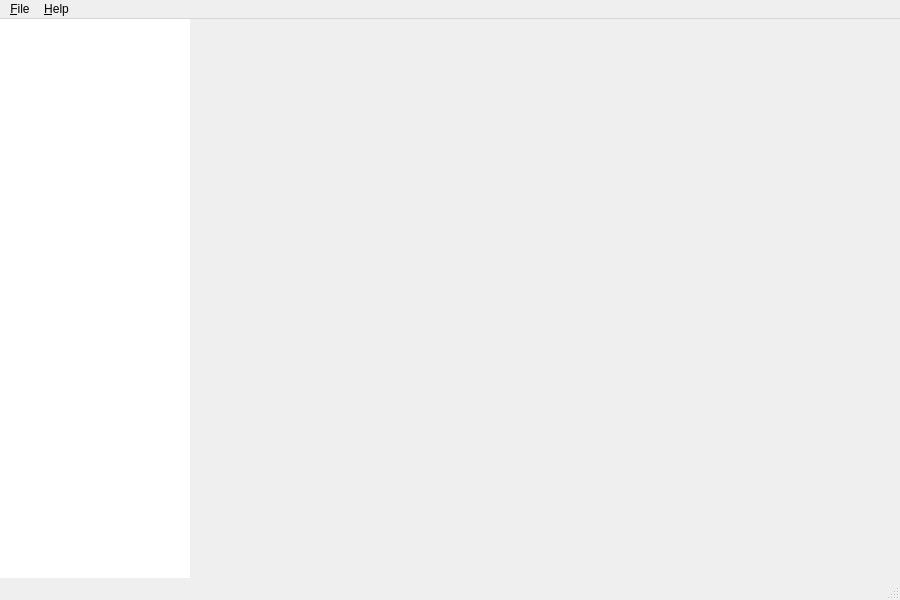
<?xml version="1.0" encoding="UTF-8"?>
<ui version="4.0">
 <class>MainWindow</class>
 <widget class="QMainWindow" name="MainWindow">
  <property name="geometry">
   <rect>
    <x>0</x>
    <y>0</y>
    <width>900</width>
    <height>600</height>
   </rect>
  </property>
  <widget class="QWidget" name="central">
   <layout class="QHBoxLayout" name="central_layout">
    <property name="spacing">
     <number>0</number>
    </property>
    <property name="leftMargin">
     <number>0</number>
    </property>
    <property name="topMargin">
     <number>0</number>
    </property>
    <property name="rightMargin">
     <number>0</number>
    </property>
    <property name="bottomMargin">
     <number>0</number>
    </property>
    <item>
     <widget class="QListWidget" name="navigation">
      <property name="minimumSize">
       <size>
        <width>190</width>
        <height>0</height>
       </size>
      </property>
      <property name="maximumSize">
       <size>
        <width>190</width>
        <height>16777215</height>
       </size>
      </property>
      <property name="frameShape">
       <enum>QFrame::Shape::NoFrame</enum>
      </property>
      <property name="iconSize">
       <size>
        <width>20</width>
        <height>20</height>
       </size>
      </property>
      <property name="spacing">
       <number>2</number>
      </property>
     </widget>
    </item>
    <item>
     <widget class="QStackedWidget" name="pages"/>
    </item>
   </layout>
  </widget>
  <widget class="QMenuBar" name="menu_bar">
   <widget class="QMenu" name="menu_file">
    <property name="title">
     <string>&amp;File</string>
    </property>
    <addaction name="action_quit"/>
   </widget>
   <widget class="QMenu" name="menu_help">
    <property name="title">
     <string>&amp;Help</string>
    </property>
    <addaction name="action_about"/>
   </widget>
   <addaction name="menu_file"/>
   <addaction name="menu_help"/>
  </widget>
  <widget class="QStatusBar" name="status_bar"/>
  <action name="action_quit">
   <property name="text">
    <string>&amp;Quit</string>
   </property>
   <property name="shortcut">
    <string>Ctrl+Q</string>
   </property>
  </action>
  <action name="action_about">
   <property name="text">
    <string>&amp;About</string>
   </property>
  </action>
 </widget>
 <resources/>
 <connections/>
</ui>
